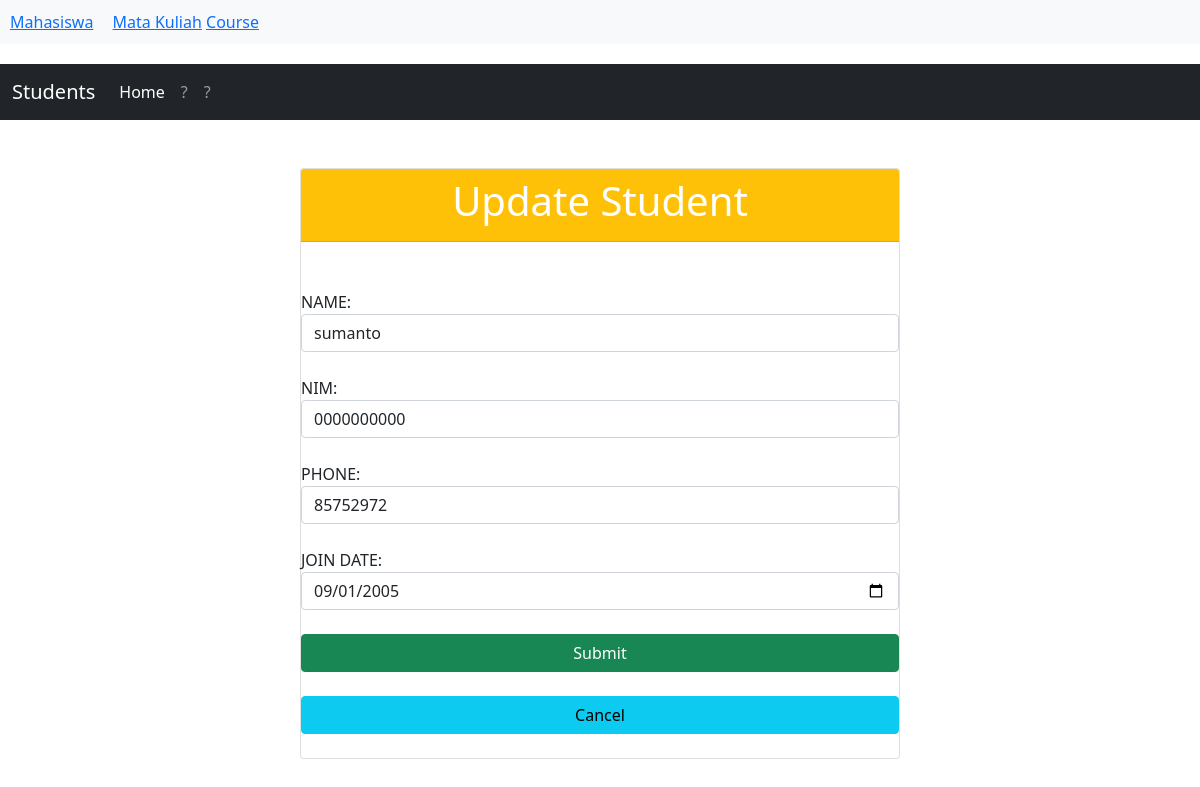
Screenshot of /tp_mvc/index.php?controller=student&action=edit&id=1 with the database file from the repository.
### tables this page shows
CREATE TABLE `students` (
  `id` int(10) UNSIGNED NOT NULL,
  `name` varchar(100) NOT NULL,
  `nim` varchar(20) NOT NULL,
  `phone` varchar(20) DEFAULT NULL,
  `join_date` date DEFAULT NULL,
  `course_id` int(10) UNSIGNED DEFAULT NULL
);

### tp_mvc/views/students/edit.php (the view, shortened to what this page needs)
<?php
include "connection.php";
$id = "";
$name = "";
$nim = "";
$phone = "";
$join_date = "";
if ($_SERVER["REQUEST_METHOD"] == 'GET') {
  $id = $_GET['id'];
  $sql = "select * from students where id=$id";
  $result = $conn->query($sql);
  $row = $result->fetch_assoc();
  $name = $row["name"];
  $nim = $row["nim"];
  $phone = $row["phone"];
  $join_date = $row["join_date"];
}
?>
<!DOCTYPE html>
<html>
<head>
  <link rel="stylesheet" href="bootstrap.min.css">
</head>
<body>
  <nav class="navbar navbar-expand-lg navbar-dark bg-dark">
    <div class="container-fluid">
      <a class="navbar-brand" href="index.php">Students</a>
      <div class="collapse navbar-collapse" id="navbarNav">
        <ul class="navbar-nav">
          <li class="nav-item">
            <a class="nav-link active" aria-current="page" href="index.php">Home</a>
          </li>
          <li class="nav-item">
            <a class="nav-link" href="">?</a>
          </li>
          <li class="nav-item">
            <a class="nav-link" href="">?</a>
          </li>
        </ul>
      </div>
    </div>
  </nav>
  <div class="col-lg-6 m-auto">
    <form method="post">
      <br><br>
      <div class="card">
        <div class="card-header bg-warning">
          <h1 class="text-white text-center"> Update Student </h1>
        </div><br>
        <input type="hidden" name="id" value="<?php echo $id; ?>" class="form-control"> <br>
        <label> NAME: </label>
        <input type="text" name="name" value="<?php echo $name; ?>" class="form-control"> <br>
        <label> NIM: </label>
        <input type="text" name="nim" value="<?php echo $nim; ?>" class="form-control"> <br>
        <label> PHONE: </label>
        <input type="text" name="phone" value="<?php echo $phone; ?>" class="form-control"> <br>
        <label> JOIN DATE: </label>
        <input type="date" name="join_date" value="<?php echo $join_date; ?>" class="form-control"> <br>
        <button class="btn btn-success" type="submit" name="submit"> Submit </button><br>
        <a class="btn btn-info" type="submit" name="cancel" href="index.php"> Cancel </a><br>
      </div>
    </form>
  </div>
</body>
</html>

### rows the page displays
students: name "sumanto", nim "0000000000", phone "85752972", join_date "09/01/2005"
